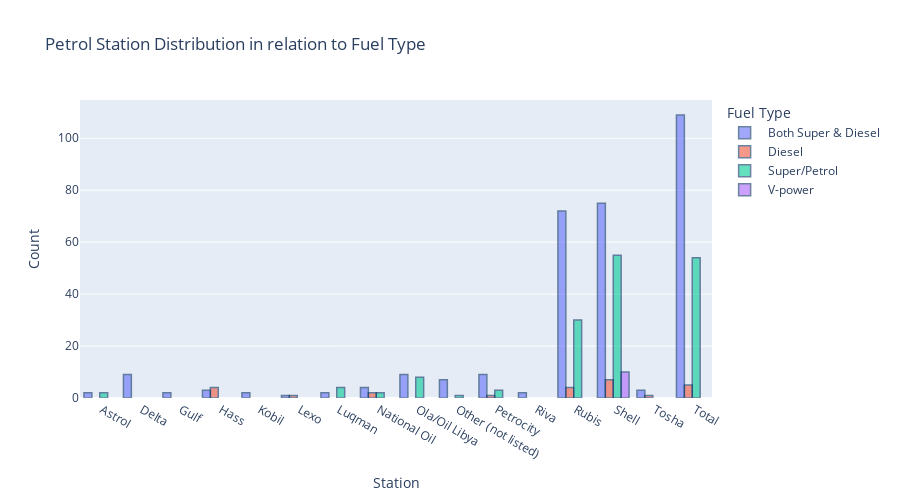

Notebook code for this chart:
### Markdown cell above
### Petrol Station Distribution with relation to the Fuel Type

### Code cell
#Petrol  Station Vs Fuel Type 
fuel_station=petrol_data.loc[:,["Fuel Type","Station "]].groupby(["Fuel Type","Station "]).size().reset_index()
fuel_station.columns=["Fuel Type","Station","Count"]
fig=px.bar(fuel_station,x='Station',y='Count',color="Fuel Type",
          barmode='group',title="Petrol Station Distribution in relation to Fuel Type",
          height=500,width=900)
fig.update_traces(marker_line_color='rgb(9,50,100)',marker_line_width=1.5,opacity=0.6)
fig.show()

### Figure 1 — Plotly figure (JSON) as saved in the notebook; plotly's stock layout.template omitted (floating-point values rounded to 4 significant figures)
{"data": [{"alignmentgroup": "True", "hovertemplate": "Fuel Type= Both Super & Diesel <br>Station=%{x}<br>Count=%{y}<extra></extra>", "legendgroup": " Both Super & Diesel ", "marker": {"color": "#636efa", "line": {"color": "rgb(9,50,100)", "width": 1.5}, "pattern": {"shape": ""}}, "name": " Both Super & Diesel ", "offsetgroup": " Both Super & Diesel ", "opacity": 0.6, "orientation": "v", "showlegend": true, "textposition": "auto", "type": "bar", "x": [" Astrol ", " Delta ", " Gulf ", " Hass ", " Kobil ", " Lexo ", " Luqman ", " National Oil ", " Ola/Oil Libya ", " Other (not listed) ", " Petrocity ", " Riva ", " Rubis ", " Shell ", " Tosha ", " Total "], "xaxis": "x", "y": [2, 9, 2, 3, 2, 1, 2, 4, 9, 7, 9, 2, 72, 75, 3, 109], "yaxis": "y"}, {"alignmentgroup": "True", "hovertemplate": "Fuel Type= Diesel <br>Station=%{x}<br>Count=%{y}<extra></extra>", "legendgroup": " Diesel ", "marker": {"color": "#EF553B", "line": {"color": "rgb(9,50,100)", "width": 1.5}, "pattern": {"shape": ""}}, "name": " Diesel ", "offsetgroup": " Diesel ", "opacity": 0.6, "orientation": "v", "showlegend": true, "textposition": "auto", "type": "bar", "x": [" Hass ", " Lexo ", " National Oil ", " Petrocity ", " Rubis ", " Shell ", " Tosha ", " Total "], "xaxis": "x", "y": [4, 1, 2, 1, 4, 7, 1, 5], "yaxis": "y"}, {"alignmentgroup": "True", "hovertemplate": "Fuel Type= Super/Petrol <br>Station=%{x}<br>Count=%{y}<extra></extra>", "legendgroup": " Super/Petrol ", "marker": {"color": "#00cc96", "line": {"color": "rgb(9,50,100)", "width": 1.5}, "pattern": {"shape": ""}}, "name": " Super/Petrol ", "offsetgroup": " Super/Petrol ", "opacity": 0.6, "orientation": "v", "showlegend": true, "textposition": "auto", "type": "bar", "x": [" Astrol ", " Luqman ", " National Oil ", " Ola/Oil Libya ", " Other (not listed) ", " Petrocity ", " Rubis ", " Shell ", " Total "], "xaxis": "x", "y": [2, 4, 2, 8, 1, 3, 30, 55, 54], "yaxis": "y"}, {"alignmentgroup": "True", "hovertemplate": "Fuel Type= V-power <br>Station=%{x}<br>Count=%{y}<extra></extra>", "legendgroup": " V-power ", "marker": {"color": "#ab63fa", "line": {"color": "rgb(9,50,100)", "width": 1.5}, "pattern": {"shape": ""}}, "name": " V-power ", "offsetgroup": " V-power ", "opacity": 0.6, "orientation": "v", "showlegend": true, "textposition": "auto", "type": "bar", "x": [" Shell "], "xaxis": "x", "y": [10], "yaxis": "y"}], "layout": {"barmode": "group", "height": 500, "legend": {"title": {"text": "Fuel Type"}, "tracegroupgap": 0}, "title": {"text": "Petrol Station Distribution in relation to Fuel Type"}, "width": 900, "xaxis": {"anchor": "y", "domain": [0.0, 1.0], "title": {"text": "Station"}}, "yaxis": {"anchor": "x", "domain": [0.0, 1.0], "title": {"text": "Count"}}}}
